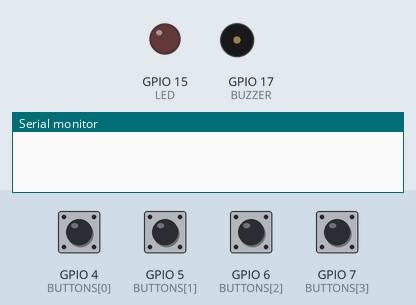
Recording of a sketch running on a simulated ESP32-S3. On the bench: output pins drawn as LEDs (lit = HIGH), buzzer (waves = sounding, pin HIGH), the last lines printed to the serial monitor. Dashed ring = blinking. The inputs (shaded band) are chosen by the test bench; at power-on: GPIO 4 (BUTTONS[0]), GPIO 5 (BUTTONS[1]), GPIO 6 (BUTTONS[2]), GPIO 7 (BUTTONS[3]) HIGH.

Above: at 1.2 s.
1.3 s: GPIO 4 (BUTTONS[0]) pulled LOW for 0.15 s
At 1.4 s:
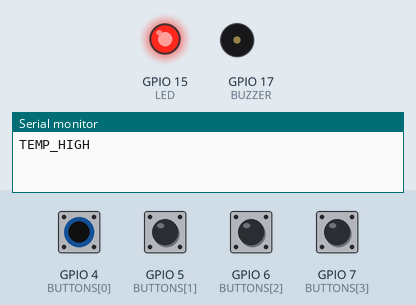
3.0 s: GPIO 5 (BUTTONS[1]) pulled LOW for 0.15 s
At 4.3 s:
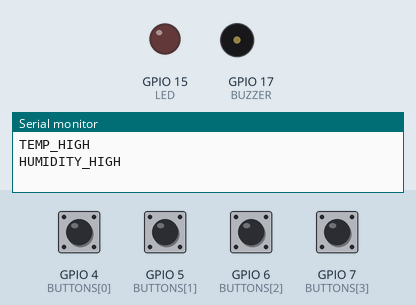
4.6 s: GPIO 6 (BUTTONS[2]) pulled LOW for 0.15 s
At 4.7 s:
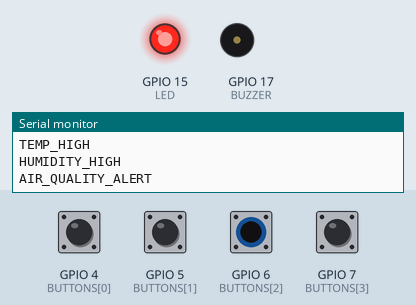
6.2 s: GPIO 7 (BUTTONS[3]) pulled LOW for 0.15 s
At 7.1 s:
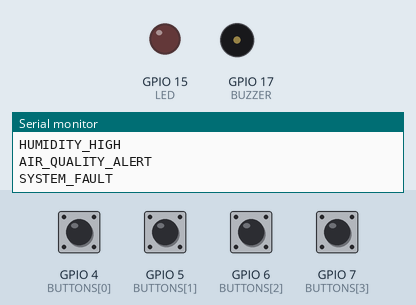
7.8 s: GPIO 4 (BUTTONS[0]) driven LOW and GPIO 5 (BUTTONS[1]) driven LOW and GPIO 6 (BUTTONS[2]) driven LOW and GPIO 7 (BUTTONS[3]) driven LOW
At 7.95 s:
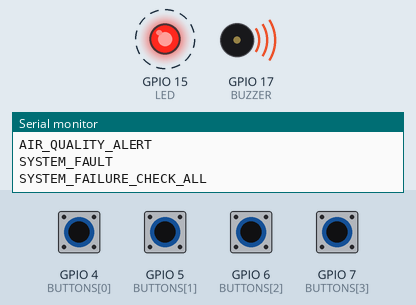
10.8 s: GPIO 4 (BUTTONS[0]) driven HIGH
At 12.9 s:
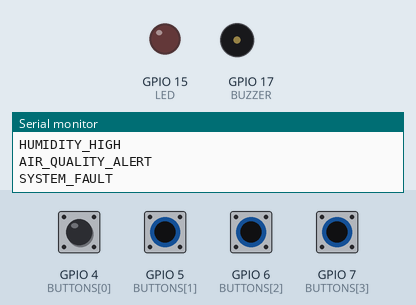
Timing chart, 0 to 14.1 s (numbered marks = the images above; inputs shaded):
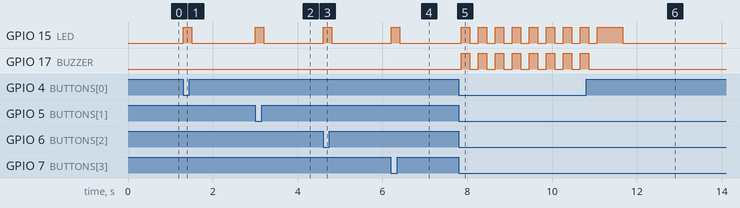

Measured:
- after the input at 1.3 s, GPIO 15 (LED): LOW → HIGH at once, → LOW 0.20 s later
- after the input at 3.0 s, GPIO 15 (LED): LOW → HIGH at once, → LOW 0.20 s later
- after the input at 4.6 s, GPIO 15 (LED): LOW → HIGH at once, → LOW 0.20 s later
- after the input at 6.2 s, GPIO 15 (LED): LOW → HIGH at once, → LOW 0.20 s later
- after the input at 7.8 s, GPIO 15 (LED), GPIO 17 (BUZZER): alternates HIGH for 0.20 s and LOW for 0.20 s, starting after 0.06 s
- after the input at 10.8 s, GPIO 17 (BUZZER): goes on until 10.9 s, then stays LOW

The sketch:

event-sim-esp32.ino
```cpp
#include <Arduino.h>
#include <freertos/FreeRTOS.h>
#include <freertos/task.h>
#include <freertos/queue.h>

// Pins FIX ME match actual pins
const int BUTTONS[] = {4, 5, 6, 7};
const int numberOfButtons = 4;
const int LED = 15;
const int BUZZER = 17;

// data to travel through queue: which event, and when it happened
typedef struct {
  uint8_t eventType;
  uint32_t timestamp;
} ButtonEvent;

QueueHandle_t eventQueue;


// check if all 4 pressed
volatile bool allFourHeld = false;

// task 1: watches buttons only
void buttonTask(void *param) {
  int lastState[] = {HIGH, HIGH, HIGH, HIGH};

  while (true) {
    int states[numberOfButtons];
    int pressedCount = 0;

    for (int i = 0; i < numberOfButtons; i++) {
      states[i] = digitalRead(BUTTONS[i]);
      if (states[i] == LOW) pressedCount++;
    }

    // update the shared flag every poll
    allFourHeld = (pressedCount == 4);

    if (!allFourHeld) {
      // only check individual buttons when not all 4 are down
      for (int i = 0; i < numberOfButtons; i++) {
        if (states[i] == LOW && lastState[i] == HIGH) {
          ButtonEvent evt = {(uint8_t)i, millis()};
          xQueueSend(eventQueue, &evt, 0);
        }
        lastState[i] = states[i];
      }
    }

    vTaskDelay(pdMS_TO_TICKS(20));
  }
}

// task 2: waits for events, drives LED/buzzer/serial
void alertTask(void *parameter) {
  ButtonEvent received;
  const char* MESSAGE[] = {"TEMP_HIGH", "HUMIDITY_HIGH", "AIR_QUALITY_ALERT", "SYSTEM_FAULT"};

  while (true) {
    // check the shared flag first, this is the continuous-alarm path
    if (allFourHeld) {
      digitalWrite(BUZZER, HIGH);
      digitalWrite(LED, HIGH);
      Serial.println("SYSTEM_FAILURE_CHECK_ALL");
      vTaskDelay(pdMS_TO_TICKS(200));
      digitalWrite(BUZZER, LOW);
      digitalWrite(LED, LOW);
      vTaskDelay(pdMS_TO_TICKS(200)); // brief pause between flashes
    }
    // otherwise, handle single-button events same as before, non-blocking check
    else if (xQueueReceive(eventQueue, &received, pdMS_TO_TICKS(50))) {
      digitalWrite(LED, HIGH);
      Serial.println(MESSAGE[received.eventType]);
      vTaskDelay(pdMS_TO_TICKS(200));
      digitalWrite(LED, LOW);
    }
  }
}

void setup() {
  Serial.begin(9600);
  for (int i = 0; i < numberOfButtons; i++) pinMode(BUTTONS[i], INPUT_PULLUP);
  pinMode(LED, OUTPUT);
  pinMode(BUZZER, OUTPUT);

  eventQueue = xQueueCreate(10, sizeof(ButtonEvent));

  xTaskCreate(buttonTask, "ButtonTask", 2048, NULL, 2, NULL);
  xTaskCreate(alertTask, "AlertTask", 2048, NULL, 1, NULL);
}

void loop() {
  // empty, FreeRTOS scheduler runs the tasks, not this loop
}
```
